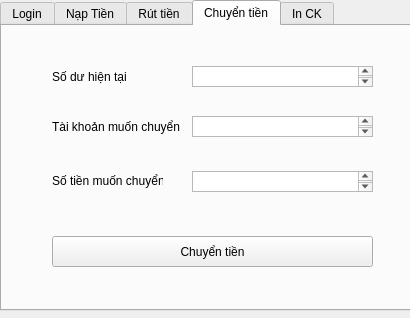
<?xml version="1.0" encoding="UTF-8"?>
<ui version="4.0">
 <class>Form</class>
 <widget class="QWidget" name="Form">
  <property name="geometry">
   <rect>
    <x>0</x>
    <y>0</y>
    <width>410</width>
    <height>318</height>
   </rect>
  </property>
  <property name="windowTitle">
   <string>Form</string>
  </property>
  <widget class="QTabWidget" name="tabWidget">
   <property name="geometry">
    <rect>
     <x>0</x>
     <y>0</y>
     <width>411</width>
     <height>311</height>
    </rect>
   </property>
   <property name="currentIndex">
    <number>3</number>
   </property>
   <widget class="QWidget" name="tab">
    <attribute name="title">
     <string>Login</string>
    </attribute>
    <widget class="QTextEdit" name="textEdit_2">
     <property name="geometry">
      <rect>
       <x>170</x>
       <y>105</y>
       <width>181</width>
       <height>21</height>
      </rect>
     </property>
    </widget>
    <widget class="QLabel" name="label">
     <property name="geometry">
      <rect>
       <x>60</x>
       <y>75</y>
       <width>35</width>
       <height>10</height>
      </rect>
     </property>
     <property name="text">
      <string>Tên User</string>
     </property>
    </widget>
    <widget class="QTextEdit" name="textEdit">
     <property name="geometry">
      <rect>
       <x>170</x>
       <y>70</y>
       <width>181</width>
       <height>21</height>
      </rect>
     </property>
    </widget>
    <widget class="QLabel" name="label_2">
     <property name="geometry">
      <rect>
       <x>60</x>
       <y>110</y>
       <width>35</width>
       <height>10</height>
      </rect>
     </property>
     <property name="text">
      <string>CMND</string>
     </property>
    </widget>
    <widget class="QPushButton" name="pushButton">
     <property name="geometry">
      <rect>
       <x>60</x>
       <y>170</y>
       <width>291</width>
       <height>31</height>
      </rect>
     </property>
     <property name="text">
      <string>Đăng Nhập</string>
     </property>
    </widget>
    <widget class="QLabel" name="label_3">
     <property name="geometry">
      <rect>
       <x>60</x>
       <y>5</y>
       <width>291</width>
       <height>41</height>
      </rect>
     </property>
     <property name="font">
      <font>
       <pointsize>14</pointsize>
       <weight>75</weight>
       <bold>true</bold>
      </font>
     </property>
     <property name="text">
      <string>Kết quả đăng nhập....</string>
     </property>
    </widget>
   </widget>
   <widget class="QWidget" name="tab_2">
    <attribute name="title">
     <string>Nạp Tiền</string>
    </attribute>
    <widget class="QTextEdit" name="textEdit_3">
     <property name="geometry">
      <rect>
       <x>170</x>
       <y>70</y>
       <width>181</width>
       <height>21</height>
      </rect>
     </property>
    </widget>
    <widget class="QPushButton" name="pushButton_2">
     <property name="geometry">
      <rect>
       <x>30</x>
       <y>170</y>
       <width>321</width>
       <height>31</height>
      </rect>
     </property>
     <property name="text">
      <string>Nạp tiền</string>
     </property>
    </widget>
    <widget class="QTextEdit" name="textEdit_4">
     <property name="geometry">
      <rect>
       <x>170</x>
       <y>105</y>
       <width>181</width>
       <height>21</height>
      </rect>
     </property>
    </widget>
    <widget class="QLabel" name="label_4">
     <property name="geometry">
      <rect>
       <x>24</x>
       <y>70</y>
       <width>101</width>
       <height>21</height>
      </rect>
     </property>
     <property name="text">
      <string>Số dư hiện tại</string>
     </property>
    </widget>
    <widget class="QLabel" name="label_5">
     <property name="geometry">
      <rect>
       <x>24</x>
       <y>99</y>
       <width>111</width>
       <height>31</height>
      </rect>
     </property>
     <property name="text">
      <string>Số tiền muốn nạp</string>
     </property>
    </widget>
   </widget>
   <widget class="QWidget" name="tab_7">
    <attribute name="title">
     <string>Rút tiền</string>
    </attribute>
    <widget class="QLabel" name="label_11">
     <property name="geometry">
      <rect>
       <x>44</x>
       <y>99</y>
       <width>111</width>
       <height>31</height>
      </rect>
     </property>
     <property name="text">
      <string>Số tiền muốn rút</string>
     </property>
    </widget>
    <widget class="QTextEdit" name="textEdit_10">
     <property name="geometry">
      <rect>
       <x>190</x>
       <y>105</y>
       <width>181</width>
       <height>21</height>
      </rect>
     </property>
    </widget>
    <widget class="QPushButton" name="pushButton_6">
     <property name="geometry">
      <rect>
       <x>50</x>
       <y>170</y>
       <width>321</width>
       <height>31</height>
      </rect>
     </property>
     <property name="text">
      <string>Rút tiền</string>
     </property>
    </widget>
    <widget class="QLabel" name="label_12">
     <property name="geometry">
      <rect>
       <x>44</x>
       <y>70</y>
       <width>101</width>
       <height>21</height>
      </rect>
     </property>
     <property name="text">
      <string>Số dư hiện tại</string>
     </property>
    </widget>
    <widget class="QTextEdit" name="textEdit_11">
     <property name="geometry">
      <rect>
       <x>190</x>
       <y>70</y>
       <width>181</width>
       <height>21</height>
      </rect>
     </property>
    </widget>
   </widget>
   <widget class="QWidget" name="tab_8">
    <attribute name="title">
     <string>Chuyển tiền</string>
    </attribute>
    <widget class="QTextEdit" name="textEdit_12">
     <property name="geometry">
      <rect>
       <x>190</x>
       <y>145</y>
       <width>181</width>
       <height>21</height>
      </rect>
     </property>
    </widget>
    <widget class="QLabel" name="label_13">
     <property name="geometry">
      <rect>
       <x>50</x>
       <y>90</y>
       <width>131</width>
       <height>21</height>
      </rect>
     </property>
     <property name="text">
      <string>Tài khoản muốn chuyển</string>
     </property>
    </widget>
    <widget class="QTextEdit" name="textEdit_13">
     <property name="geometry">
      <rect>
       <x>190</x>
       <y>90</y>
       <width>181</width>
       <height>21</height>
      </rect>
     </property>
    </widget>
    <widget class="QLabel" name="label_14">
     <property name="geometry">
      <rect>
       <x>50</x>
       <y>139</y>
       <width>111</width>
       <height>31</height>
      </rect>
     </property>
     <property name="text">
      <string>Số tiền muốn chuyển</string>
     </property>
    </widget>
    <widget class="QPushButton" name="pushButton_7">
     <property name="geometry">
      <rect>
       <x>50</x>
       <y>210</y>
       <width>321</width>
       <height>31</height>
      </rect>
     </property>
     <property name="text">
      <string>Chuyển tiền</string>
     </property>
    </widget>
    <widget class="QTextEdit" name="textEdit_14">
     <property name="geometry">
      <rect>
       <x>190</x>
       <y>40</y>
       <width>181</width>
       <height>21</height>
      </rect>
     </property>
    </widget>
    <widget class="QLabel" name="label_15">
     <property name="geometry">
      <rect>
       <x>50</x>
       <y>40</y>
       <width>101</width>
       <height>21</height>
      </rect>
     </property>
     <property name="text">
      <string>Số dư hiện tại</string>
     </property>
    </widget>
   </widget>
   <widget class="QWidget" name="tab_3">
    <attribute name="title">
     <string>In CK</string>
    </attribute>
    <widget class="QPushButton" name="pushButton_5">
     <property name="geometry">
      <rect>
       <x>40</x>
       <y>190</y>
       <width>331</width>
       <height>31</height>
      </rect>
     </property>
     <property name="text">
      <string>In chuỗi khối</string>
     </property>
    </widget>
    <widget class="QTextEdit" name="textEdit_9">
     <property name="geometry">
      <rect>
       <x>40</x>
       <y>20</y>
       <width>331</width>
       <height>151</height>
      </rect>
     </property>
    </widget>
   </widget>
  </widget>
 </widget>
 <resources/>
 <connections/>
</ui>
